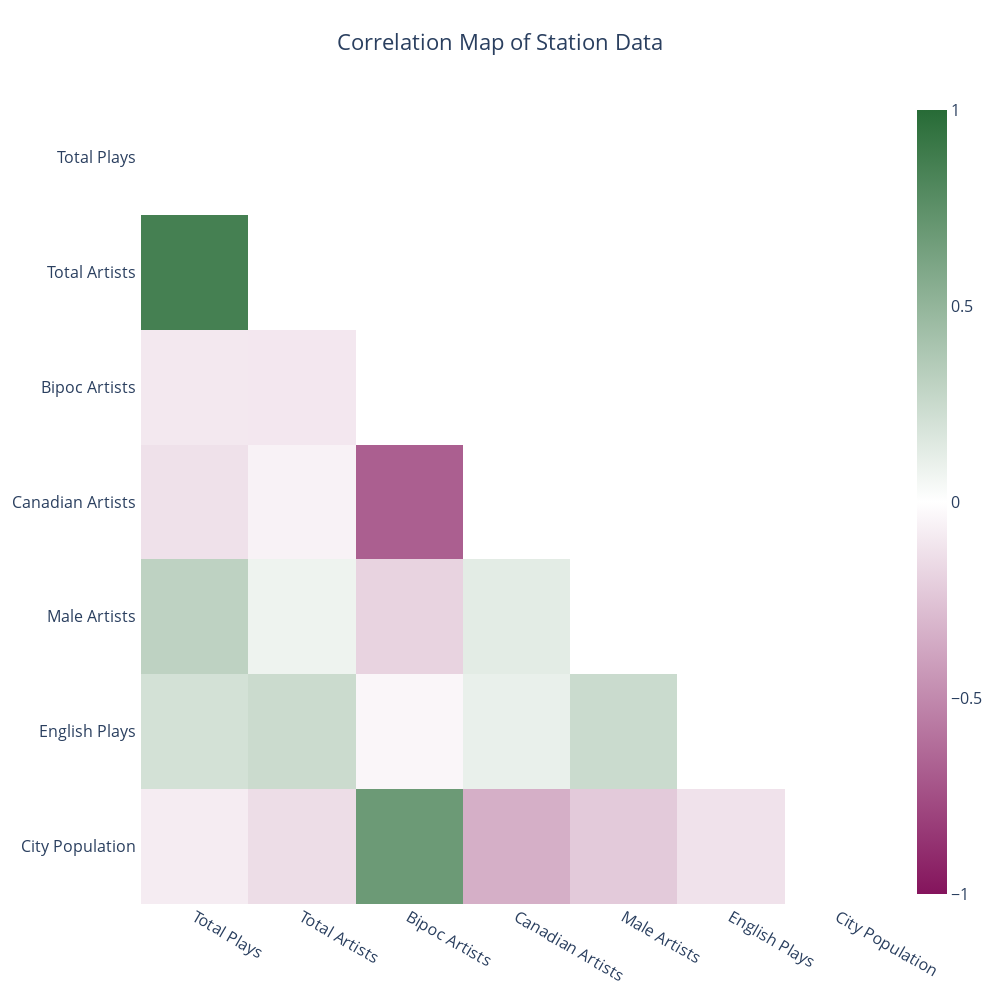

Notebook cell for this chart:
### Code cell
station_correlations = station_df[[
                                'total_plays',
                                'total_artists',
                                'bipoc_artists',
                                'canadian_artists',
                                'male_artists',
                                'english_plays',
                                'city_population'
                            ]]
plot_correlation_matrix(station_correlations, title='Correlation Map of Station Data')

### Figure 1 — Plotly figure (JSON) as saved in the notebook; plotly's stock layout.template omitted (floating-point values rounded to 4 significant figures)
{"data": [{"colorscale": [[0, "#84145C"], [0.5, "rgb(255,255,255)"], [1, "#276B36"]], "type": "heatmap", "x": ["Total Plays ", "Total Artists ", "Bipoc Artists ", "Canadian Artists ", "Male Artists ", "English Plays ", "City Population "], "y": ["Total Plays ", "Total Artists ", "Bipoc Artists ", "Canadian Artists ", "Male Artists ", "English Plays ", "City Population "], "z": [[null, null, null, null, null, null, null], [0.8588, null, null, null, null, null, null], [-0.09685, -0.1003, null, null, null, null, null], [-0.1264, -0.05354, -0.6803, null, null, null, null], [0.3027, 0.08036, -0.1888, 0.1303, null, null, null], [0.2059, 0.2423, -0.03888, 0.09981, 0.2442, null, null], [-0.07968, -0.145, 0.681, -0.341, -0.227, -0.1235, null]], "zmax": 1, "zmin": -1}], "layout": {"font": {"size": 16}, "height": 1000, "title": {"text": "Correlation Map of Station Data", "x": 0.5}, "width": 1000, "xaxis": {"showgrid": false, "tickangle": 30, "zeroline": false}, "yaxis": {"autorange": "reversed", "showgrid": false, "zeroline": false}}}
